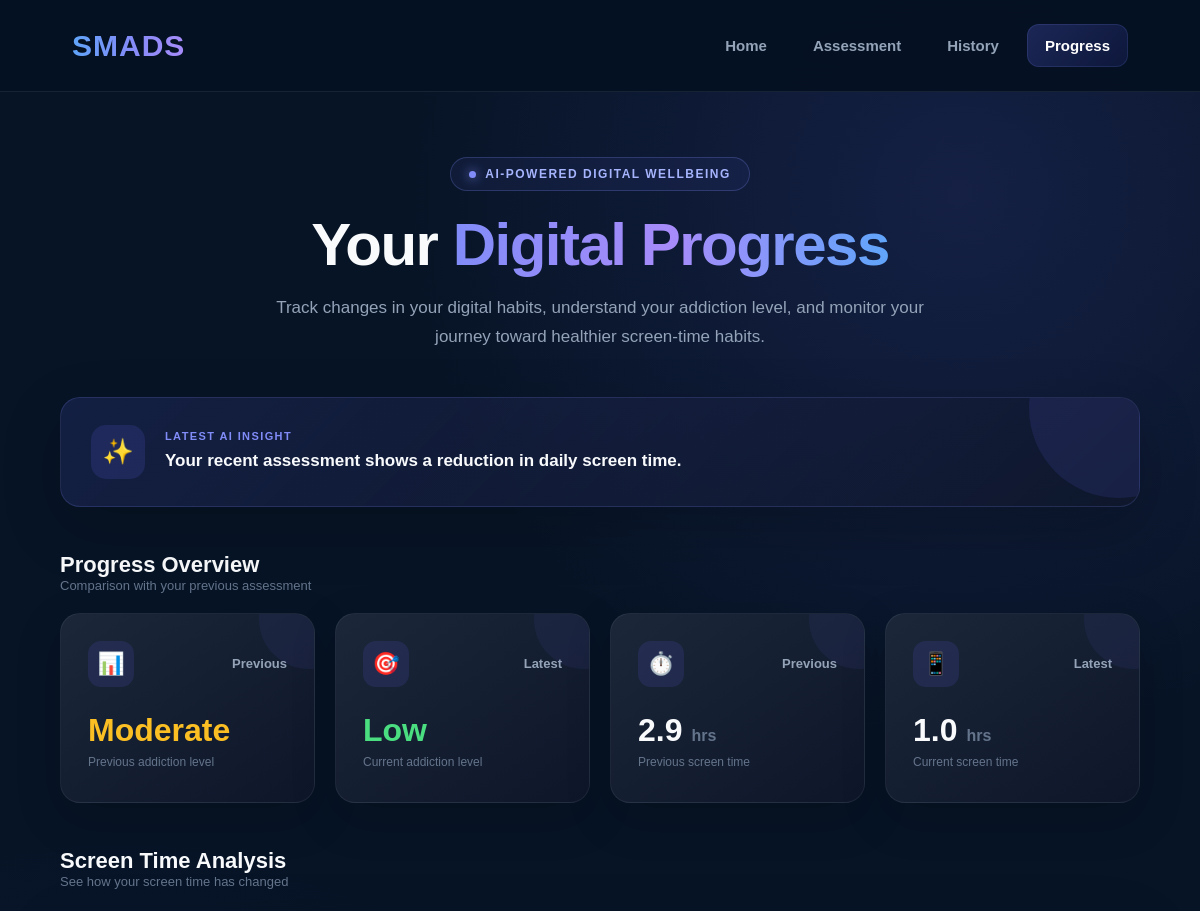
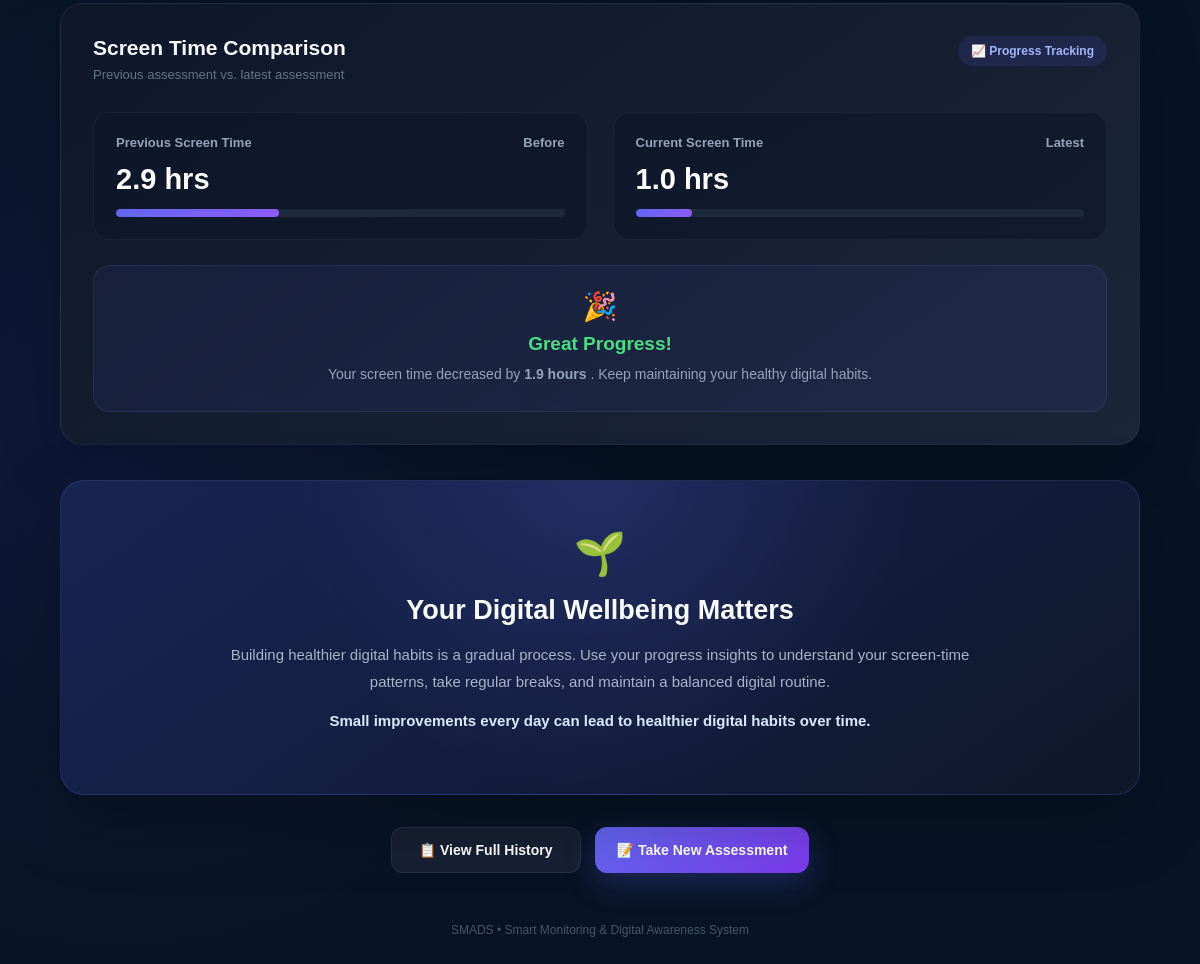
Screenshot of /progress (signed in) with the database file from the repository (2 pictures, top to bottom).
### tables this page shows
CREATE TABLE predictions (

            id INTEGER PRIMARY KEY AUTOINCREMENT,

            user_id INTEGER NOT NULL,

            addiction_level TEXT NOT NULL,

            prediction_confidence REAL,

            daily_screen_hours REAL,

            avg_sleep_hours REAL,

            created_at TIMESTAMP DEFAULT CURRENT_TIMESTAMP, anxiety REAL, low_mood REAL, life_satisfaction REAL, loneliness REAL, self_esteem REAL, fomo REAL, social_comparison REAL, physical_activity REAL,

            FOREIGN KEY (user_id) REFERENCES users(id)

        );

### app.py (the view)
@app.route("/progress")
@login_required
def progress():
    connection = get_db_connection()
    predictions = connection.execute(
        """
        SELECT *
        FROM predictions
        WHERE user_id = ?
        ORDER BY created_at DESC, id DESC
        """,
        (current_user.id,)
    ).fetchall()
    connection.close()
    latest_screen_time = 0
    previous_screen_time = 0
    latest_sleep = 0
    previous_sleep = 0
    screen_time_change = 0
    sleep_change = 0
    latest_level = "No assessment"
    previous_level = "No assessment"
    level_change = "No previous assessment"
    total_assessments = len(predictions)
    if total_assessments >= 1:
        latest_prediction = predictions[0]
        latest_screen_time = (
            latest_prediction["daily_screen_hours"]
            or 0
        )
        latest_sleep = (
            latest_prediction["avg_sleep_hours"]
            or 0
        )
        latest_level = (
            latest_prediction["addiction_level"]
            or "Unknown"
        )
    if total_assessments >= 2:
        previous_prediction = predictions[1]
        previous_screen_time = (
            previous_prediction["daily_screen_hours"]
            or 0
        )
        previous_sleep = (
            previous_prediction["avg_sleep_hours"]
            or 0
        )
        previous_level = (
            previous_prediction["addiction_level"]
            or "Unknown"
        )
        screen_time_change = round(
            latest_screen_time -
            previous_screen_time,
            2
        )
        sleep_change = round(
            latest_sleep -
            previous_sleep,
            2
        )
        level_order = {
            "Low": 0,
            "Moderate": 1,
            "High": 2
        }
        if (
            latest_level in level_order
            and previous_level in level_order
        ):
            level_difference = (
                level_order[latest_level]
                -
                level_order[previous_level]
            )
            if level_difference < 0:
                level_change = "Improved"
            elif level_difference > 0:
                level_change = "Increased"
            else:
                level_change = "No change"
    if screen_time_change < 0:
        screen_time_status = "Reduced"
    elif screen_time_change > 0:
        screen_time_status = "Increased"
    else:
        screen_time_status = "No change"
    if sleep_change > 0:
        sleep_status = "Improved"
    elif sleep_change < 0:
        sleep_status = "Reduced"
    else:
        sleep_status = "No change"
    screen_time_improvement = 0
    if previous_screen_time > 0:
        screen_time_improvement = round(
            (
                (
                    previous_screen_time -
                    latest_screen_time
                )
                /
                previous_screen_time
            )
            * 100,
            2
        )
    sleep_improvement = 0
    if previous_sleep > 0:
        sleep_improvement = round(
            (
                (
                    latest_sleep -
                    previous_sleep
                )
                /
                previous_sleep
            )
            * 100,
            2
        )
    if total_assessments == 0:
        progress_message = (
            "Complete your first assessment to start "
            "tracking your digital wellbeing."
        )
    elif total_assessments == 1:
        progress_message = (
            "Complete another assessment later to "
            "compare your progress."
        )
    else:
        if screen_time_change < 0:
            progress_message = (
                "Your recent assessment shows a reduction "
                "in daily screen time."
            )
        elif screen_time_change > 0:
            progress_message = (
                "Your recent assessment shows an increase "
                "in daily screen time."
            )
        else:
            progress_message = (
                "Your daily screen time has remained the same "
                "between the latest assessments."
            )
    return render_template(
        "progress.html",
        predictions=
            predictions,
        total_assessments=
            total_assessments,
        latest_screen_time=
            latest_screen_time,
        previous_screen_time=
            previous_screen_time,
        screen_time_change=
            screen_time_change,
        screen_time_status=
            screen_time_status,
        screen_time_improvement=
            screen_time_improvement,
        latest_sleep=
            latest_sleep,
        previous_sleep=
            previous_sleep,
        sleep_change=
            sleep_change,
        sleep_status=
            sleep_status,
        sleep_improvement=
            sleep_improvement,
        latest_level=
            latest_level,
        previous_level=
            previous_level,
        level_change=
            level_change,
        progress_message=
            progress_message
    )

### app.py (called while the page is built)
def get_db_connection():
    connection = sqlite3.connect(
        "users.db"
    )
    connection.row_factory = sqlite3.Row
    return connection

@login_manager.user_loader
def load_user(user_id):
    connection = get_db_connection()
    user = connection.execute(
        """
        SELECT *
        FROM users
        WHERE id = ?
        """,
        (user_id,)
    ).fetchone()
    connection.close()
    if user:
        return User(
            user["id"],
            user["username"],
            user["email"]
        )
    return None

### templates/progress.html (shortened to what this page needs)
<!DOCTYPE html>
<html lang="en">
<head>
</head>
<body>
<nav>
    <div class="logo">
        SMADS
    </div>
    <div class="nav-links">
        <a href="/">
            Home
        </a>
        <a href="/assessment">
            Assessment
        </a>
        <a href="/history">
            History
        </a>
        <a href="/progress" class="active">
            Progress
        </a>
    </div>
</nav>
<div class="container">
    <div class="page-header">
        <div class="badge">
            <span class="badge-dot"></span>
            AI-Powered Digital Wellbeing
        </div>
        <h1>
            Your
            <span>Digital Progress</span>
        </h1>
        <p class="subtitle">
            Track changes in your digital habits, understand your
            addiction level, and monitor your journey toward healthier
            screen-time habits.
        </p>
    </div>
    <div class="status-box">
        <div class="status-content">
            <div class="status-icon">
                ✨
            </div>
            <div class="status-text">
                <div class="status-label">
                    Latest AI Insight
                </div>
                <div class="status-message">
                    {{ progress_message }}
                </div>
            </div>
        </div>
    </div>
    {% if predictions %}
    <div class="section-heading">
        <div>
            <h2>
                Progress Overview
            </h2>
            <p>
                Comparison with your previous assessment
            </p>
        </div>
    </div>
    <div class="cards">
        {% if total_assessments >= 2 %}
        <div class="card">
            <div class="card-top">
                <div class="card-icon">
                    📊
                </div>
                <span class="card-label">
                    Previous
                </span>
            </div>
            <div class="card-value
                {% if previous_level|lower == 'high' %}
                    level-high
                {% elif previous_level|lower == 'moderate' %}
                    level-moderate
                {% else %}
                    level-low
                {% endif %}
            ">
                {{ previous_level }}
            </div>
            <div class="card-subtitle">
                Previous addiction level
            </div>
        </div>
        {% endif %}
        <div class="card">
            <div class="card-top">
                <div class="card-icon">
                    🎯
                </div>
                <span class="card-label">
                    Latest
                </span>
            </div>
            <div class="card-value
                {% if latest_level|lower == 'high' %}
                    level-high
                {% elif latest_level|lower == 'moderate' %}
                    level-moderate
                {% else %}
                    level-low
                {% endif %}
            ">
                {{ latest_level }}
            </div>
            <div class="card-subtitle">
                Current addiction level
            </div>
        </div>
        {% if total_assessments >= 2 %}
        <div class="card">
            <div class="card-top">
                <div class="card-icon">
                    ⏱️
                </div>
                <span class="card-label">
                    Previous
                </span>
            </div>
            <div class="card-value">
                {{ previous_screen_time }}
                <span style="font-size:16px;color:#64748b;">
                    hrs
                </span>
            </div>
            <div class="card-subtitle">
                Previous screen time
            </div>
        </div>
        {% endif %}
        <div class="card">
            <div class="card-top">
                <div class="card-icon">
                    📱
                </div>
                <span class="card-label">
                    Latest
                </span>
            </div>
            <div class="card-value">
                {{ latest_screen_time }}
                <span style="font-size:16px;color:#64748b;">
                    hrs
                </span>
            </div>
            <div class="card-subtitle">
                Current screen time
            </div>
        </div>
    </div>
    {% if total_assessments >= 2 %}
    <div class="section-heading">
        <div>
            <h2>
                Screen Time Analysis
            </h2>
            <p>
                See how your screen time has changed
            </p>
        </div>
    </div>
    <div class="comparison-panel">
        <div class="comparison-header">
            <div>
                <h2>
                    Screen Time Comparison
                </h2>
                <p>
                    Previous assessment vs. latest assessment
                </p>
            </div>
            <div class="trend-badge">
                📈 Progress Tracking
            </div>
        </div>
        <div class="time-comparison">
            <div class="time-box">
                <div class="time-title">
                    <span>
                        Previous Screen Time
                    </span>
                    <span>
                        Before
                    </span>
                </div>
                <div class="time-number">
                    {{ previous_screen_time }} hrs
                </div>
                <div class="time-bar">
                    <div class="time-fill previous-fill"></div>
                </div>
            </div>
            <div class="time-box">
                <div class="time-title">
                    <span>
                        Current Screen Time
                    </span>
                    <span>
                        Latest
                    </span>
                </div>
                <div class="time-number">
                    {{ latest_screen_time }} hrs
                </div>
                <div class="time-bar">
                    <div class="time-fill current-fill"></div>
                </div>
            </div>
        </div>
        <div class="progress-message">
            {% if screen_time_change < 0 %}
                <div class="emoji">
                    🎉
                </div>
                <h3 class="positive">
                    Great Progress!
                </h3>
                <p>
                    Your screen time decreased by
                    <strong>
                        {{ screen_time_change|abs }} hours
                    </strong>.
                    Keep maintaining your healthy digital habits.
                </p>
            {% endif %}
        </div>
    </div>
    {% endif %}
    {% endif %}
    <div class="wellbeing">
        <div class="wellbeing-icon">
            🌱
        </div>
        <h2>
            Your Digital Wellbeing Matters
        </h2>
        <p>
            Building healthier digital habits is a gradual process.
            Use your progress insights to understand your screen-time
            patterns, take regular breaks, and maintain a balanced
            digital routine.
        </p>
        <p>
            <strong>
                Small improvements every day can lead to healthier
                digital habits over time.
            </strong>
        </p>
    </div>
    <div class="buttons">
        <a href="/history" class="button">
            📋
            View Full History
        </a>
        <a href="/assessment" class="button primary">
            📝
            Take New Assessment
        </a>
    </div>
    <div class="footer">
        SMADS • Smart Monitoring & Digital Awareness System
    </div>
</div>
</body>
</html>

### rows the page displays
predictions: addiction_level "Moderate", daily_screen_hours "2.9"
predictions: addiction_level "Low", daily_screen_hours "1.0"

### other values shown
{{ progress_message }} "Your recent assessment shows a reduction in daily screen time."
{{ screen_time_change|abs }} "1.9"
